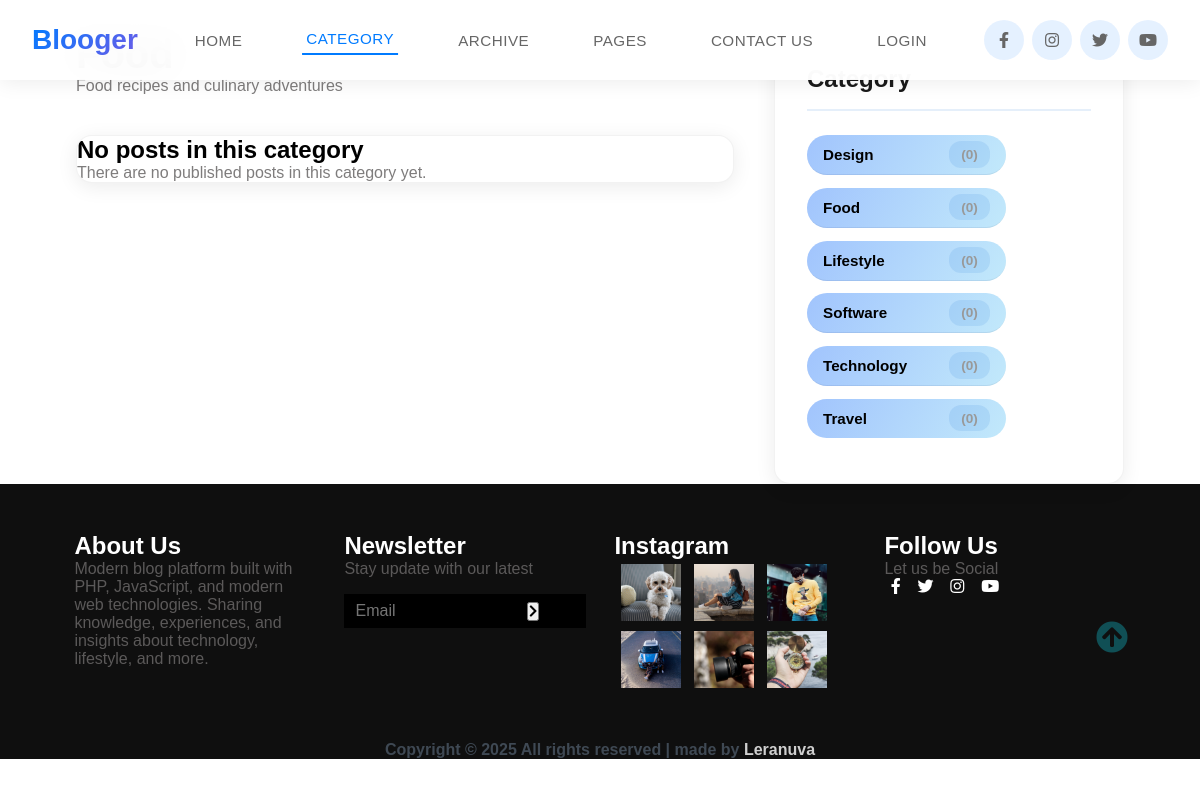
The app's page /category.php?slug=food with its own data.
### tables this page shows
CREATE TABLE IF NOT EXISTS categories (
    id INT AUTO_INCREMENT PRIMARY KEY,
    name VARCHAR(50) UNIQUE NOT NULL,
    slug VARCHAR(50) UNIQUE NOT NULL,
    description TEXT,
    created_at TIMESTAMP DEFAULT CURRENT_TIMESTAMP,
    INDEX idx_slug (slug)
);

### includes/functions.php (called while the page is built, shortened)
<?php
function sanitize($data) {
    return htmlspecialchars(strip_tags(trim($data)), ENT_QUOTES, 'UTF-8');
}
function getBaseUrl() {
    return BASE_URL;
}
function e($string) {
    return htmlspecialchars($string, ENT_QUOTES, 'UTF-8');
}

### includes/Category.php (called while the page is built, shortened)
<?php
class Category {
    private $conn;
    private $table = 'categories';
    public function __construct($db) {
        $this->conn = $db;
    }
    public function getAll() {
        $query = "SELECT c.*, COUNT(p.id) as post_count
                  FROM " . $this->table . " c
                  LEFT JOIN posts p ON c.id = p.category_id AND p.status = 'published'
                  GROUP BY c.id
                  ORDER BY c.name ASC";
        $stmt = $this->conn->prepare($query);
        $stmt->execute();
        return $stmt->fetchAll();
    }
    public function getBySlug($slug) {
        $query = "SELECT * FROM " . $this->table . " WHERE slug = :slug LIMIT 1";
        $stmt = $this->conn->prepare($query);
        $stmt->bindValue(':slug', $slug, PDO::PARAM_STR);
        $stmt->execute();
        return $stmt->fetch();
    }
}

### category.php (the view, shortened to what this page needs)
<?php
require_once __DIR__ . '/includes/functions.php';
require_once __DIR__ . '/includes/Post.php';
require_once __DIR__ . '/includes/Category.php';
$database = new Database();
$db = $database->getConnection();
$post = new Post($db);
$category = new Category($db);
$slug = isset($_GET['slug']) ? sanitize($_GET['slug']) : '';
    ?>
    <?php
$categoryData = $category->getBySlug($slug);
$page = isset($_GET['page']) ? (int)$_GET['page'] : 1;
$page = max(1, $page);
$offset = getPaginationOffset($page);
$posts = $post->getByCategory($slug, POSTS_PER_PAGE, $offset);
$categories = $category->getAll();
include __DIR__ . '/includes/header.php';
?>
<main>
    <section class="container">
        <div class="site-content">
            <div class="post">
                <div class="category-header" data-aos="fade-up">
                    <h1><?php echo e($categoryData['name']); ?></h1>
                    <?php if ($categoryData['description']): ?>
                        <p class="category-description"><?php echo e($categoryData['description']); ?></p>
                    <?php endif; ?>
                </div>
                <?php if (empty($posts)): ?>
                    <article class="post-content empty-state" data-aos="fade-up">
                        <h2>No posts in this category</h2>
                        <p>There are no published posts in this category yet.</p>
                    </article>
                <?php endif; ?>
            </div>
            <aside class="sidebar">
                <div class="category">
                    <h2>Category</h2>
                    <ul class="category-list">
                        <?php foreach ($categories as $cat): ?>
                        <li class="list-items" data-aos="fade-left" data-aos-delay="100">
                            <a href="<?php echo getBaseUrl(); ?>/category.php?slug=<?php echo e($cat['slug']); ?>">
                                <?php echo e($cat['name']); ?>
                            </a>
                            <span>(<?php echo $cat['post_count']; ?>)</span>
                        </li>
                        <?php endforeach; ?>
                    </ul>
                </div>
            </aside>
        </div>
    </section>
</main>
<?php include __DIR__ . '/includes/footer.php'; ?>

### css/style.css (style rules this page uses)
html, body { margin: 0%; box-sizing: border-box; overflow-x: hidden; }
main { position: relative; z-index: 10; }
:root { --text-gray: #3f4954; --text-light: #686666da; --bg-color: #0f0f0f; --white: #ffffff; --midnight: #104f55; --sky: linear-gradient(120deg, #a1c4fd 0%, #c2e9fb 100%); --Abel: "Abel", sans-serif; --Anton: "Anton", sans-serif; --Josefin: "Josefin Sans", sans-serif; --Lexend: "Lexend", sans-serif; }
ul, li, a { text-decoration: none; list-style: none; }
h1 { font-family: var(--Lexend); font-size: 2.5rem; }
h2 { font-family: var(--Lexend); }
a { color: var(--text-gray); }
span { font-family: var(--Abel); }
.container { margin: 0 5vw; }
p { font-family: var(--Lexend); color: var(--text-light); }
main .post-content { width: 100%; margin-bottom: 1rem; }
.site-content > .sidebar .category-list { font-family: var(--Abel); }
.site-content > .sidebar .category-list .list-items { background: var(--sky); padding: 0.4rem 1rem; margin: 0.8rem 0; border-radius: 3rem; width: 70%; display: flex; justify-content: space-between; }
.site-content > .sidebar .category-list .list-items a { color: black; font-weight: bold; }

### css/header.css (style rules this page uses)
:root { --header-height: 80px; --header-bg: rgba(255, 255, 255, 0.95); --header-bg-scrolled: rgba(255, 255, 255, 0.98); --header-shadow: 0 2px 20px rgba(0, 0, 0, 0.08); --header-shadow-scrolled: 0 4px 30px rgba(0, 0, 0, 0.12); --text-primary: #1a1a1a; --text-secondary: #666; --accent-color: #007bff; --accent-hover: #0056b3; --transition-fast: 0.2s cubic-bezier(0.4, 0, 0.2, 1); --transition-smooth: 0.3s cubic-bezier(0.4, 0, 0.2, 1); --border-radius: 12px; --spacing-xs: 0.5rem; --spacing-sm: 1rem; --spacing-md: 1.5rem; --spacing-lg: 2rem; }
html { scroll-behavior: smooth; scroll-padding-top: calc(var(--header-height) + 20px); }
body { padding-top: 0; }

### css/hero.css (style rules this page uses)
*, *:before, *:after { box-sizing: border-box; margin: 0; padding: 0; }

### css/carousel.css (style rules this page uses)
:root { --card-bg: #d8e0e5; --card-color: #08c; --card-accent: #0066cc; --card-blanc: #fff; --card-noir: #000; --card-text: #666c74; --card-footer: #a3a9ab; --card-duration: 0.5s; --card-heightimg: 235px; --card-heighthoverimg: 90px; --card-heightbody: 185px; --card-widthimg: 376px; --hover-bg: #0066cc; }

### css/posts-center-slider.css (style rules this page uses)
:root { --gap: 1.25rem; --speed: 0.55s cubic-bezier(0.25, 0.46, 0.45, 0.94); --closed: 5rem; --open: 30rem; --accent: #0066cc; }

### css/sidebar.css (style rules this page uses)
:root { --sidebar-bg: #ffffff; --sidebar-shadow: 0 4px 20px rgba(0, 0, 0, 0.08); --sidebar-shadow-hover: 0 12px 40px rgba(0, 102, 204, 0.25); --sidebar-border-radius: 16px; --sidebar-transition: all 0.5s cubic-bezier(0.4, 0, 0.2, 1); --sidebar-accent: #0066cc; --sidebar-accent-hover: #0052a3; --sidebar-text-primary: #1a1a1a; --sidebar-text-secondary: #666; --sidebar-text-muted: #999; }
.category-list { list-style: none; padding: 0; margin: 0; }
.category-list .list-items { display: flex; justify-content: space-between; align-items: center; padding: 0.9rem 0; border-bottom: 1px solid rgba(0, 0, 0, 0.05); transition: var(--sidebar-transition); }
.category-list .list-items:last-child { border-bottom: none; }
.category-list .list-items a { color: var(--sidebar-text-primary); text-decoration: none; font-weight: 500; transition: var(--sidebar-transition); font-size: 0.95rem; }
.category-list .list-items span { color: var(--sidebar-text-muted); font-size: 0.85rem; background: rgba(0, 102, 204, 0.1); padding: 0.35rem 0.75rem; border-radius: 12px; font-weight: 600; transition: var(--sidebar-transition); }

### records on screen
categories: description "Food recipes and culinary adventures", name "Food", post_count "0"
categories: name "Design", post_count "0"
categories: name "Lifestyle", post_count "0"
categories: name "Software", post_count "0"
categories: name "Technology", post_count "0"
categories: name "Travel", post_count "0"
